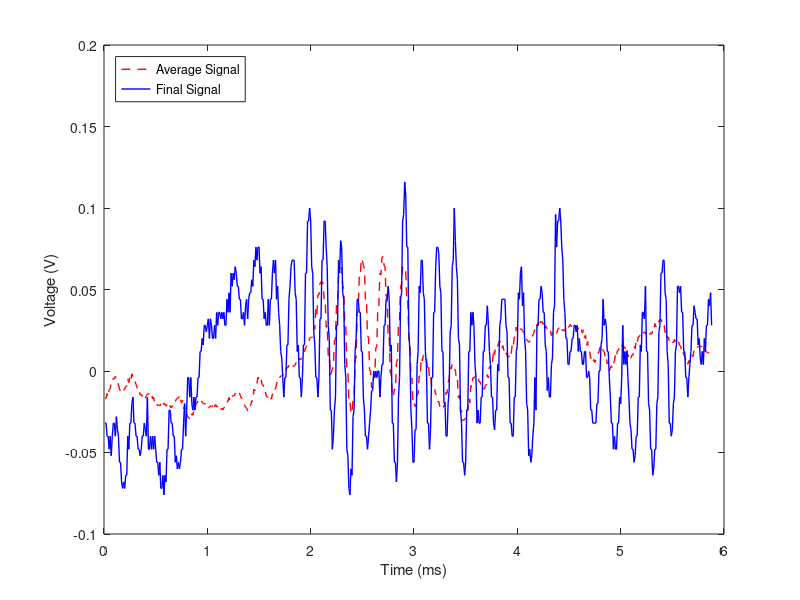

Write MATLAB code to recreate this figure. (Note: this script raises an error after producing the figure.)
%% MAE170 Lab 5 Eric Foss A17068006
clc; close all; clear all;



%% Question2
load('lab5p1.mat');

figure(1);

%x = linspace(0, 6, 588);
x = [1:588]/100;
yavg = recMatrix_sig;
ylast = wave_sig;

plot(x, yavg, 'r--', 'LineWidth', 1); hold on;
plot(x, ylast, 'b-', 'LineWidth', 1); hold on;
legend('Average Signal', 'Final Signal', 'Location', 'northwest');
xlabel('Time (ms)'); ylabel('Voltage (V)');


%% Question 4
load('lab5pt2.mat');

dx = 23/29; dy = 10/14; %totalreal/totalexpected = realincrement

x0 = 46; y0 = 15;

delay = zeros(30, 15);
dist = zeros(30, 15);
x = zeros(30, 15);
y = zeros(30, 15);
data = zeros(30*15, 2);
counter = 0;
figure(2);
for i = 1:30
    for j = 1:15
        
        counter = counter + 1;

        %time delay calcs

        %stupid edge case
        if i == 1
            if j == 15
                continue;
            end
        end
        %stupid edge case

        sig = recMatrix_sig(:, i, j);
        maxs = islocalmax(sig);
        mins = islocalmin(sig);
        extrema = maxs + mins;

        indexs = find(extrema);
        temp = sig(indexs);

        for o = 1:length(indexs)
   
            if abs(temp(o+1) - temp(o)) > 0.8
                if abs(temp(o+2) - temp(o+1)) > 0.7
                    break;
                end
            end
        end

        delay(i, j) = (indexs(o)- 100)/100000; %ms
        
        if j ~= 1
            if abs(delay(i, j) - delay(i, j-1)) > 15
                delay(i, j) = delay(i, j-1);
            end
        end


        %distance calcs

        x(i, j) = x0 - dx*(i-1);
        y(i, j) = y0 - dy*(j-1);
        dist(i, j) = sqrt(x(i, j)^2 + y(i, j)^2)/100;

        data(counter, :) = [dist(i, j), delay(i, j)];
  
        

    end
end

data(15, :) = data(14, :);
delay(1, 15) = delay(1, 14);
x(1, 15) = 46;
y(1, 15) = 5;

datafiltered = rmoutliers(data, 'movmedian', 15);

xplot = 0.2:0.01:0.5;
xdata = datafiltered(:, 1);
ydata = datafiltered(:, 2);

% xneg = 0.003*ones(length(xdata), 1);
% xpos = 0.003*ones(length(xdata), 1);
% yneg = 0.00001*ones(length(ydata), 1);
% ypos = 0.00001*ones(length(ydata), 1);
%errorbar(xdata, ydata, yneg, ypos, xneg, xpos); hold on;


plot(xdata, ydata, '.b'); hold on;

xlabel('Distance Traveled (m)'); ylabel('Time Elapsed (s)');

p = polyfit(xdata, ydata, 1);

plot(xplot, p(1)*xplot + p(2), '-r', 'LineWidth', 1.5); hold on;


ss = 1/340;
plot(xplot, ss*xplot, '--k', 'LineWidth', 1.5);

legend('Experimental Data', 'Best Fit', 'Theoretical Result', 'Location', 'southeast');
%caption = sprintf('y = %f * x + %f', p(1), p(2));
%text(0.25, 0.0013, caption, 'FontSize', 10, 'Color', 'r', 'FontWeight', 'bold');


%% Question 6





%% Question 7

x6 = linspace(23, 46, 30);
y6 = linspace(5, 15, 15);

     